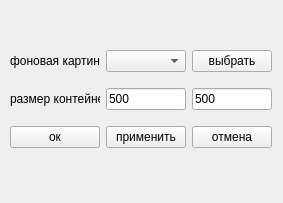
<?xml version="1.0" encoding="UTF-8"?>
<ui version="4.0">
 <class>Form</class>
 <widget class="QWidget" name="Form">
  <property name="geometry">
   <rect>
    <x>0</x>
    <y>0</y>
    <width>283</width>
    <height>203</height>
   </rect>
  </property>
  <property name="windowTitle">
   <string>Form</string>
  </property>
  <widget class="QWidget" name="">
   <property name="geometry">
    <rect>
     <x>10</x>
     <y>40</y>
     <width>262</width>
     <height>121</height>
    </rect>
   </property>
   <layout class="QGridLayout" name="gridLayout">
    <item row="3" column="0">
     <widget class="QPushButton" name="okBtn">
      <property name="text">
       <string>ок</string>
      </property>
     </widget>
    </item>
    <item row="1" column="1">
     <widget class="QLineEdit" name="x_size">
      <property name="text">
       <string>500</string>
      </property>
     </widget>
    </item>
    <item row="3" column="1">
     <widget class="QPushButton" name="applyBtn">
      <property name="text">
       <string>применить</string>
      </property>
     </widget>
    </item>
    <item row="1" column="0">
     <widget class="QLabel" name="label">
      <property name="text">
       <string>размер контейнера</string>
      </property>
     </widget>
    </item>
    <item row="1" column="2">
     <widget class="QLineEdit" name="y_size">
      <property name="text">
       <string>500</string>
      </property>
     </widget>
    </item>
    <item row="3" column="2">
     <widget class="QPushButton" name="cancelBtn">
      <property name="text">
       <string>отмена</string>
      </property>
     </widget>
    </item>
    <item row="0" column="1">
     <widget class="QComboBox" name="pic_box"/>
    </item>
    <item row="0" column="0">
     <widget class="QLabel" name="label_2">
      <property name="text">
       <string>фоновая картинка</string>
      </property>
     </widget>
    </item>
    <item row="0" column="2">
     <widget class="QPushButton" name="choose_pic">
      <property name="text">
       <string>выбрать</string>
      </property>
     </widget>
    </item>
   </layout>
  </widget>
 </widget>
 <resources/>
 <connections/>
</ui>
